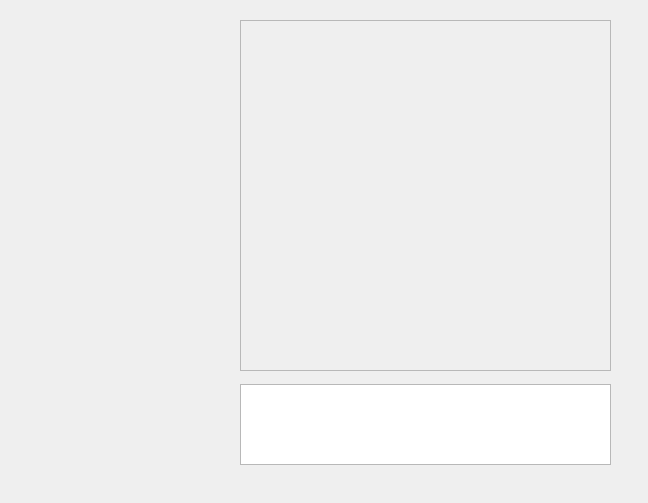
<?xml version="1.0" encoding="UTF-8"?>
<ui version="4.0">
 <class>Dialog</class>
 <widget class="QDialog" name="Dialog">
  <property name="geometry">
   <rect>
    <x>0</x>
    <y>0</y>
    <width>648</width>
    <height>503</height>
   </rect>
  </property>
  <property name="windowTitle">
   <string>Dialog</string>
  </property>
  <widget class="QScrollArea" name="scrollArea">
   <property name="geometry">
    <rect>
     <x>240</x>
     <y>20</y>
     <width>371</width>
     <height>351</height>
    </rect>
   </property>
   <property name="widgetResizable">
    <bool>true</bool>
   </property>
   <widget class="QWidget" name="scrollAreaWidgetContents">
    <property name="geometry">
     <rect>
      <x>0</x>
      <y>0</y>
      <width>369</width>
      <height>349</height>
     </rect>
    </property>
   </widget>
  </widget>
  <widget class="QTextEdit" name="textEdit">
   <property name="geometry">
    <rect>
     <x>240</x>
     <y>384</y>
     <width>371</width>
     <height>81</height>
    </rect>
   </property>
  </widget>
 </widget>
 <resources/>
 <connections/>
</ui>
